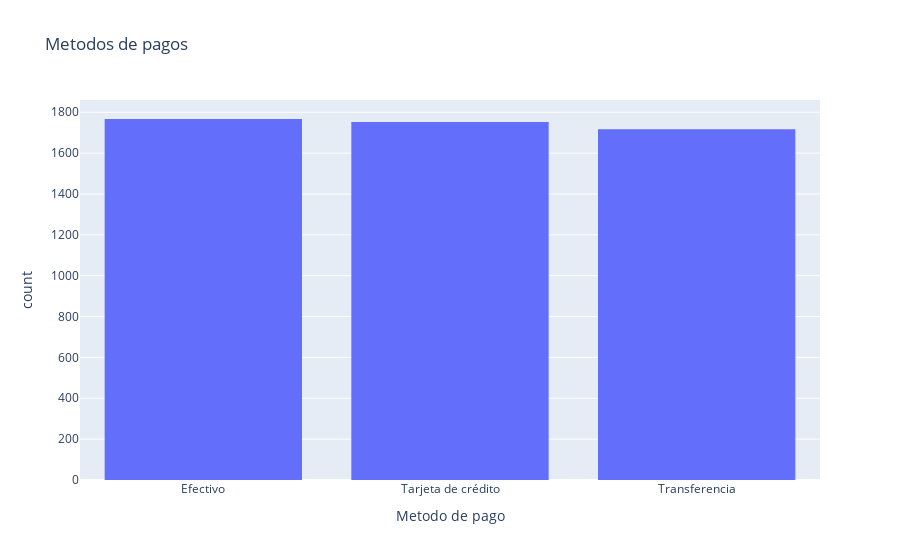

The notebook cell saved with this chart:
### Code cell
fig = px.histogram(df, x="Metodo de pago", hover_data=df.columns, title="Metodos de pagos")
fig.show()

### Figure 1 — Plotly figure (JSON) as saved in the notebook; plotly's stock layout.template omitted (floating-point values rounded to 4 significant figures; data arrays with more than 128 entries replaced by an {"elided": "..."} marker saying what was removed)
{"data": [{"alignmentgroup": "True", "bingroup": "x", "hovertemplate": "Metodo de pago=%{x}<br>count=%{y}<extra></extra>", "legendgroup": "", "marker": {"color": "#636efa", "pattern": {"shape": ""}}, "name": "", "offsetgroup": "", "orientation": "v", "showlegend": false, "type": "histogram", "x": {"elided": "5236 str values"}, "xaxis": "x", "yaxis": "y"}], "layout": {"barmode": "relative", "legend": {"tracegroupgap": 0}, "title": {"text": "Metodos de pagos"}, "xaxis": {"anchor": "y", "domain": [0, 1], "title": {"text": "Metodo de pago"}}, "yaxis": {"anchor": "x", "domain": [0, 1], "title": {"text": "count"}}}}
